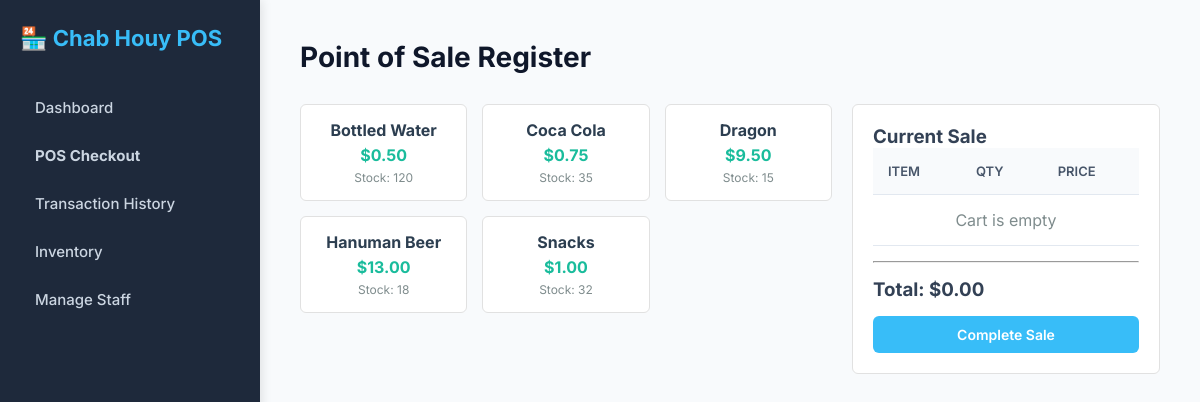
The app's page /pos.php (signed in) with its own data.
### tables this page shows
CREATE TABLE `products` (
  `id` int NOT NULL,
  `name` varchar(100) NOT NULL,
  `category` varchar(50) NOT NULL,
  `price` decimal(10,2) NOT NULL,
  `stock_quantity` int NOT NULL
);

### pos.php (the view, shortened to what this page needs)
<?php
require_once 'db.php';
$stmt =$pdo->query("SELECT * FROM products WHERE stock_quantity > 0 ORDER BY name ASC");
$products =$stmt->fetchAll();
?>
<!DOCTYPE html>
<html lang="en">
<head>
    <link rel="stylesheet" href="assets/css/style.css">
</head>
<body>
    <sidebar>
        <h2>🏪 Chab Houy POS</h2>
        <a href="index.php">Dashboard</a>
        <a href="pos.php"><b>POS Checkout</b></a>
        <a href="history.php">Transaction History</a>
        <a href="inventory.php">Inventory</a>
        <?php if (isset($_SESSION['role_id']) && $_SESSION['role_id'] == 1): ?>
            <a href="users.php">Manage Staff</a>
        <?php endif; ?>
    </sidebar>
    <main>
        <header>
            <h1>Point of Sale Register</h1>
        </header>
        <div class="pos-container">
            <div class="product-grid">
                <?php if (count($products) > 0): ?>
                    <?php foreach ($products as$product): ?>
                        <div class="product-card" onclick="addToCart(<?= $product['id'] ?>, '<?= htmlspecialchars($product['name'], ENT_QUOTES) ?>', <?= $product['price'] ?>, <?=$product['stock_quantity'] ?>)">
                            <h3><?= htmlspecialchars($product['name']) ?></h3>
                            <p>$<?= number_format($product['price'], 2) ?></p>
                            <div class="stock-badge">Stock: <?= $product['stock_quantity'] ?></div>
                        </div>
                    <?php endforeach; ?>
                <?php else: ?>
                    <p style="color: #7f8c8d;">No products available in stock.</p>
                <?php endif; ?>
            </div>
            <div class="cart-panel">
                <h3>Current Sale</h3>
                <table>
                    <thead>
                        <tr>
                            <th>Item</th>
                            <th>Qty</th>
                            <th>Price</th>
                        </tr>
                    </thead>
                    <tbody id="cart-items">
                        <tr>
                            <td colspan="3" style="text-align: center; color: #7f8c8d;">Cart is empty</td>
                        </tr>
                    </tbody>
                </table>
                <hr style="margin: 15px 0;">
                <h3>Total: $<span id="cart-total">0.00</span></h3>
                <button class="btn" style="width: 100%; margin-top: 15px;" onclick="checkout()">Complete Sale</button>
            </div>
        </div>
    </main>
</body>
</html>

### assets/css/style.css (style rules this page uses)
* { box-sizing: border-box; margin: 0; padding: 0; font-family: 'Inter', sans-serif; }
body { background-color: #f8fafc; color: #334155; display: flex; }
sidebar { width: 260px; background: #1e293b; color: #f8fafc; height: 100vh; padding: 25px 20px; position: fixed; box-shadow: 2px 0 10px rgba(0,0,0,0.1); }
sidebar h2 { font-size: 22px; margin-bottom: 35px; color: #38bdf8; display: flex; align-items: center; gap: 10px; }
sidebar a { display: block; color: #cbd5e1; text-decoration: none; padding: 12px 15px; margin-bottom: 5px; border-radius: 6px; font-size: 15px; font-weight: 500; transition: all 0.2s ease; }
main { margin-left: 260px; padding: 40px; width: calc(100% - 260px); }
header { margin-bottom: 30px; display: flex; justify-content: space-between; align-items: center; }
header h1 { font-size: 28px; color: #0f172a; font-weight: 700; }
table { width: 100%; border-collapse: collapse; }
table th, table td { padding: 15px; text-align: left; border-bottom: 1px solid #e2e8f0; }
table th { background-color: #f8fafc; color: #475569; font-weight: 600; text-transform: uppercase; font-size: 13px; }
.btn { background: #38bdf8; color: #ffffff; border: none; padding: 10px 18px; border-radius: 6px; cursor: pointer; font-size: 14px; font-weight: 600; transition: background 0.2s ease; }

### pos.php (style rules this page uses)
.pos-container { display: flex; gap: 20px; }
.product-grid { flex: 2; display: grid; grid-template-columns: repeat(3, 1fr); gap: 15px; align-content: start; }
.product-card { background: #fff; padding: 15px; border-radius: 6px; border: 1px solid #e1e1e1; cursor: pointer; text-align: center; transition: 0.2s; }
.product-card h3 { font-size: 16px; margin-bottom: 5px; color: #2c3e50; }
.product-card p { color: #1abc9c; font-weight: bold; }
.stock-badge { font-size: 12px; color: #7f8c8d; margin-top: 5px; }
.cart-panel { flex: 1; background: #fff; padding: 20px; border-radius: 6px; border: 1px solid #e1e1e1; height: fit-content; }

### records on screen
products: name "Bottled Water", price "0.50", stock_quantity "120"
products: name "Coca Cola", price "0.75", stock_quantity "35"
products: name "Dragon", price "9.50", stock_quantity "15"
products: name "Hanuman Beer", price "13.00", stock_quantity "18"
products: name "Snacks", price "1.00", stock_quantity "32"
